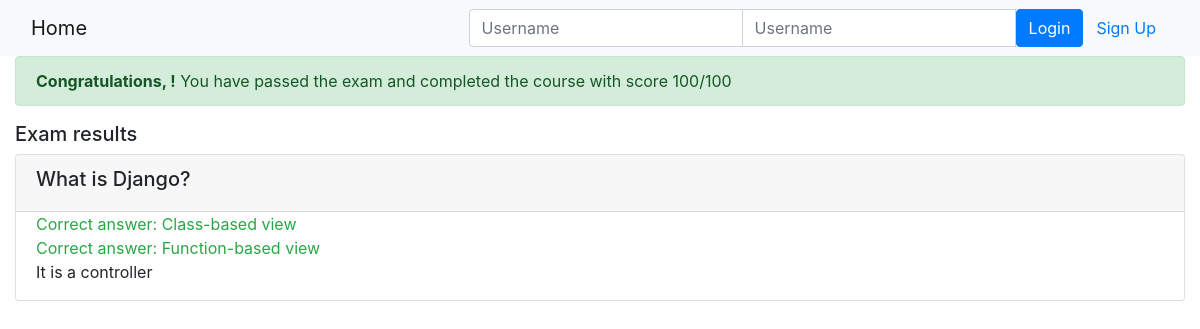
/onlinecourse/1/submission/1/result/, run on an earlier commit of the app's database.
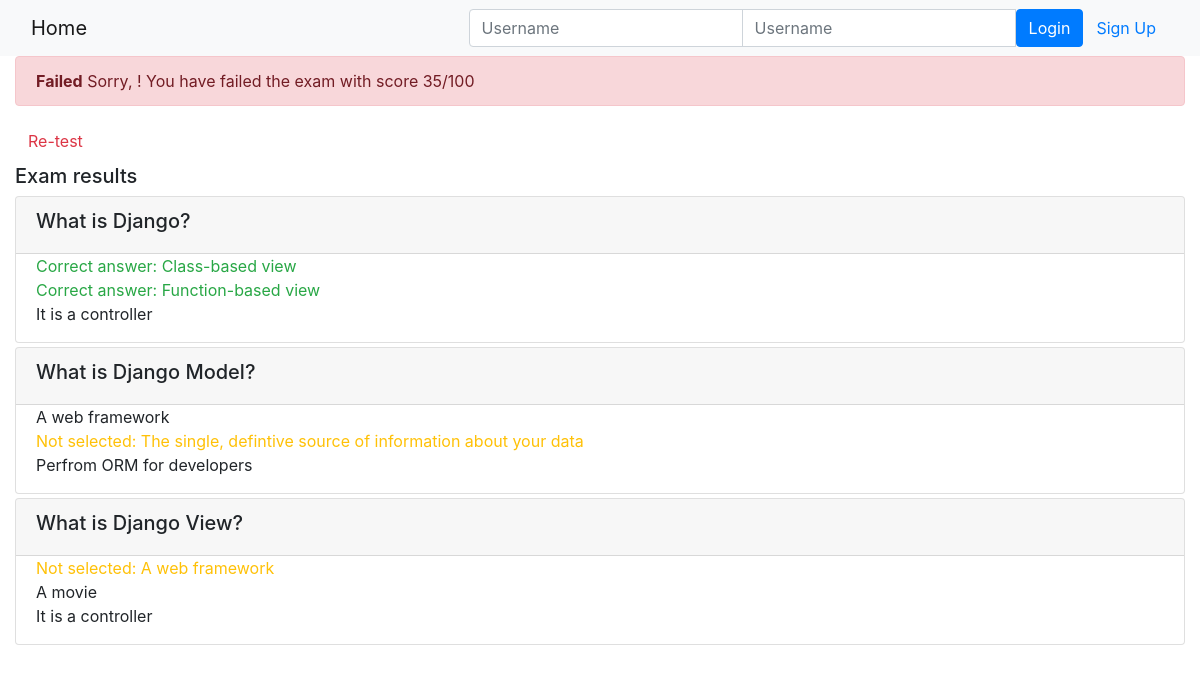
And on a later commit of the database.
### onlinecourse/models.py (models this page shows)
class Question(models.Model):
    text = models.CharField(max_length=200, default="Question")
    grade = models.FloatField(default=0)
    course = models.ForeignKey(Course, on_delete=models.CASCADE)
    def is_get_score(self, selected):
        all_answers = set(self.choice_set.all())
        correct_answers = set(self.choice_set.filter(is_correct=True))
        if correct_answers == all_answers.intersection(selected):
            return True
        else:
            return False

class Choice(models.Model):
    text = models.CharField(max_length=200, default='Choice')
    is_correct = models.BooleanField(default=False)
    question = models.ForeignKey(Question, on_delete=models.CASCADE)

### onlinecourse/views.py (the view)
# urls.py: path('<int:course_id>/submission/<int:submission_id>/result/', views.show_exam_result,
def show_exam_result(request, course_id, submission_id):
    course = get_object_or_404(Course, pk=course_id)
    submission = get_object_or_404(Submission, pk=submission_id)
    submitted_choices = submission.choices.all()
    questions = course.question_set.all()
    total = sum([q.grade for q in questions])
    achieved = 0
    for question in questions:
        if question.is_get_score(submitted_choices):
            achieved += question.grade
    grade = round(achieved/total*100)
    context = {}
    context['course'] = course
    context['submitted_choices'] = submitted_choices
    context['grade'] = grade
    return render(request, 'onlinecourse/exam_result_bootstrap.html', context)

### onlinecourse/templates/onlinecourse/exam_result_bootstrap.html (shortened to what this page needs)
<!DOCTYPE html>
<html lang="en">
<head>
    {% load static %}
    <link rel="stylesheet" href="https://maxcdn.bootstrapcdn.com/bootstrap/4.5.2/css/bootstrap.min.css">
</head>
<body>
 <nav class="navbar navbar-light bg-light">
    <div class="container-fluid">
        <div class="navbar-header">
              <a class="navbar-brand" href="{% url 'onlinecourse:index' %}">Home</a>
        </div>
        <ul class="nav navbar-nav navbar-right">
            {% if user.is_authenticated %}
            <li>
                <a class="btn btn-link" href="#">{{ user.first_name }}({{ user.username }})</a>
                <a class="btn btn-link" href="{% url 'onlinecourse:logout' %}">Logout</a>
            </li>
            {% else %}
            <li>
                <form class="form-inline" action="{% url 'onlinecourse:login' %}" method="post">
                    <div class="input-group">
                        <input type="text" class="form-control" placeholder="Username" name="username" >
                        <input type="password" class="form-control" placeholder="Username" name="psw" >
                        <button class="btn btn-primary" type="submit">Login</button>
                        <a class="btn btn-link" href="{% url 'onlinecourse:registration' %}">Sign Up</a>
                    </div>
                </form>
            </li>
            {% endif %}
        </ul>
    </div>
</nav>
<div class="container-fluid">
    {% if grade > 80 %}
    <div class="alert alert-success">
       <b>Congratulations, {{ user.first_name }}!</b>
       You have passed the exam and completed the course with score {{ grade }}/100
    </div>
        {% else %}
        <div class="alert alert-danger">
            <b>Failed</b>
            Sorry, {{ user.first_name }}! You have failed the exam with score {{ grade }}/100
        </div>
        <a class="btn btn-link text-danger" href="{% url 'onlinecourse:course_details' course.id %}">Re-test</a>
        {% endif %}
        <div class="card-columns-vertical mt-1">
            <h5 class="">Exam results</h5>
            {% for question in course.question_set.all %}
                <div class="card mt-1">
                    <div class="card-header"><h5>{{ question.text }}</h5></div>
                    <div class="form-group">
                        {% for choice in question.choice_set.all %}
                            <div class="form-check">
                                {% if choice in submitted_choices and choice.is_correct %}
                                    <label class="form-check-label text-success">
                                        Correct answer: {{ choice.text }}
                                    </label>
                                {% elif choice in submitted_choices and not choice.is_correct %}
                                    <label class="form-check-label text-danger">
                                        Incorrect answer: {{ choice.text }}
                                    </label>
                                {% elif choice not in submitted_choices and choice.is_correct %}
                                    <label class="form-check-label text-warning">
                                        Not selected: {{ choice.text }}
                                    </label>
                                {% else %}
                                    <label class="form-check-label text-succes">
                                        {{ choice.text }}
                                    </label>
                                {% endif %}
                            </div>
                        {% endfor %}
                    </div>
                </div>
            {% endfor %}
        </div>
    </div>
</body>
</html>

What changed in the data, as far as the page shows it:
added Question: text "What is Django Model?"
added Choice: text "A web framework", shown under "What is Django Model?"
added Choice: text "The single, defintive source of information about your data", shown under "What is Django Model?"
added Choice: text "Perfrom ORM for developers", shown under "What is Django Model?"
added Question: text "What is Django View?"
added Choice: text "A web framework", shown under "What is Django View?"
added Choice: text "A movie", shown under "What is Django View?"
added Choice: text "It is a controller", shown under "What is Django View?"
Also different on the page:
{{ grade }}: (not shown) → "35"
{{ grade }}: "100" → (not shown)
text no longer shown: "Congratulations, ! You have passed the exam and completed the course with score"
text now shown: "Failed Sorry, ! You have failed the exam with score Re-test"
